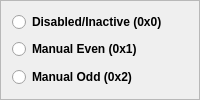
           <widget class="QFrame" name="frame_12">
            <property name="frameShape">
             <enum>QFrame::StyledPanel</enum>
            </property>
            <property name="frameShadow">
             <enum>QFrame::Raised</enum>
            </property>
            <layout class="QVBoxLayout" name="verticalLayout_10">
             <item>
              <widget class="QRadioButton" name="radioButton_singleAfe_2">
               <property name="minimumSize">
                <size>
                 <width>0</width>
                 <height>20</height>
                </size>
               </property>
               <property name="maximumSize">
                <size>
                 <width>16777215</width>
                 <height>20</height>
                </size>
               </property>
               <property name="styleSheet">
                <string notr="true">font: 12pt &quot;Calibri&quot;;
font-weight: 600; /* 设置字体粗细为600 */</string>
               </property>
               <property name="text">
                <string>Disabled/Inactive (0x0)</string>
               </property>
              </widget>
             </item>
             <item>
              <widget class="QRadioButton" name="radioButton_singleAfe_22">
               <property name="minimumSize">
                <size>
                 <width>0</width>
                 <height>20</height>
                </size>
               </property>
               <property name="maximumSize">
                <size>
                 <width>16777215</width>
                 <height>30</height>
                </size>
               </property>
               <property name="styleSheet">
                <string notr="true">font: 12pt &quot;Calibri&quot;;
font-weight: 600; /* 设置字体粗细为600 */</string>
               </property>
               <property name="text">
                <string>Manual Even (0x1)</string>
               </property>
              </widget>
             </item>
             <item>
              <widget class="QRadioButton" name="radioButton_singleAfe_23">
               <property name="minimumSize">
                <size>
                 <width>0</width>
                 <height>20</height>
                </size>
               </property>
               <property name="maximumSize">
                <size>
                 <width>16777215</width>
                 <height>30</height>
                </size>
               </property>
               <property name="styleSheet">
                <string notr="true">font: 12pt &quot;Calibri&quot;;
font-weight: 600; /* 设置字体粗细为600 */</string>
               </property>
               <property name="text">
                <string>Manual Odd (0x2)</string>
               </property>
              </widget>
             </item>
            </layout>
           </widget>
